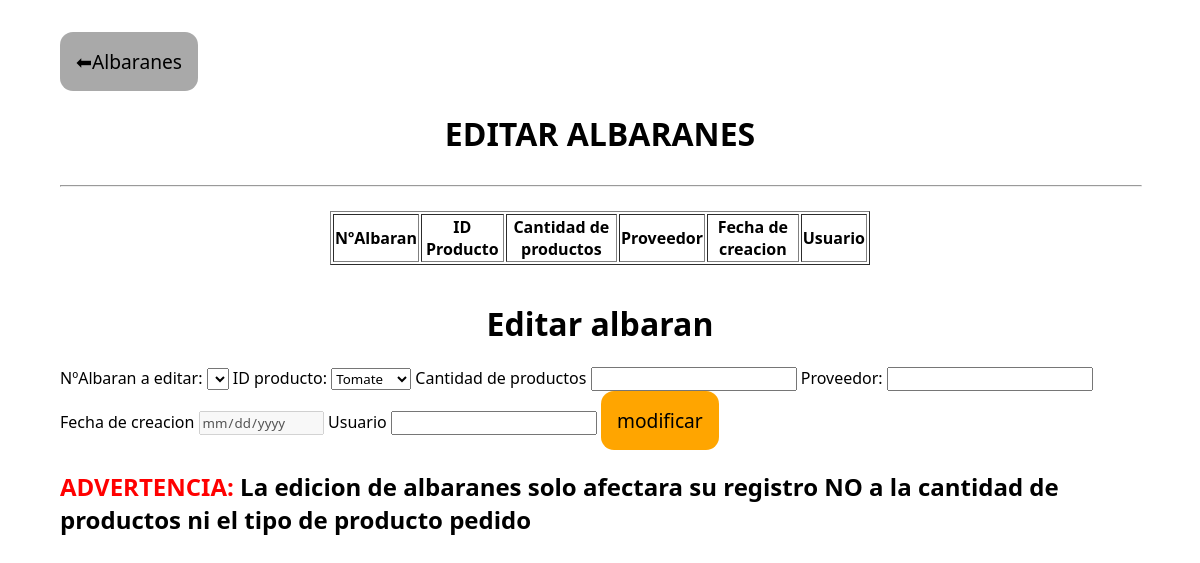
The page /albaranes/edit on the database as committed earlier.
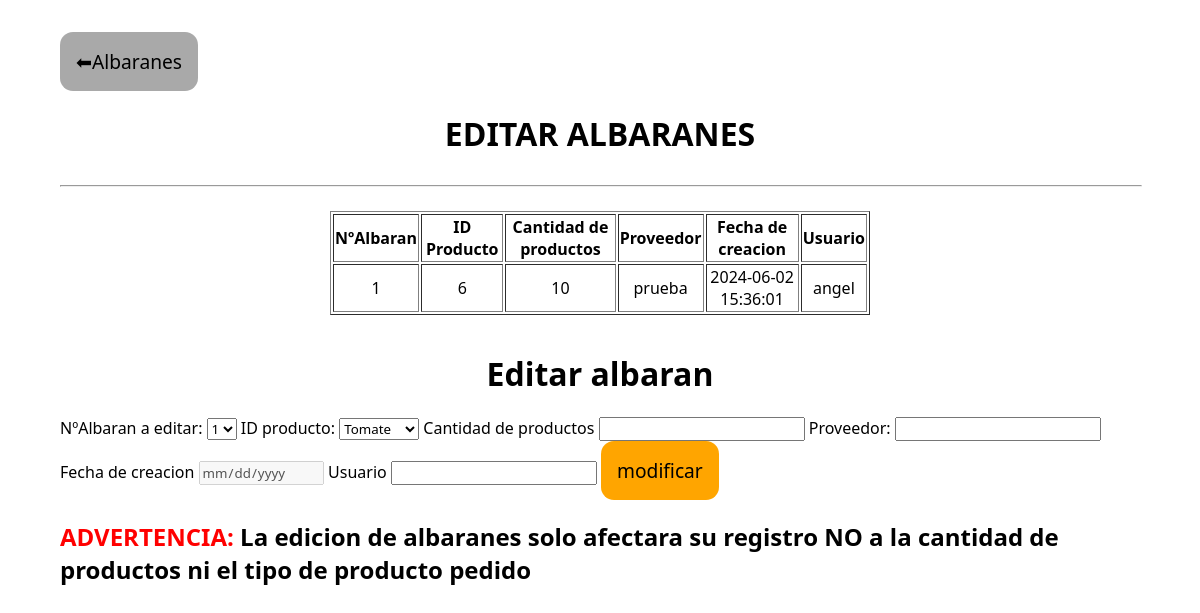
The same page on the database as committed later.
### models.py (models this page shows)
class Albaran(db.Model):
    __tablename__ = 'albaran'
    id_albaran = Column(Integer, primary_key=True,autoincrement=True)
    id_producto = Column(Integer,ForeignKey('producto.id_producto'),nullable=False)
    cantidad_pedido = Column(Integer, nullable=False)
    proveedor = Column(String(200),server_default='Proveedor de ejemplo')
    fecha_creacion = Column(TIMESTAMP,server_default = func.current_timestamp(), comment='Se guarda la fecha actual ya que se entiende que si se ha registrado en la base de datos significa que todo el proceso a sido un exito')
    usuario = Column(String(100),server_default='Usuario de ejemplo')

### routes.py (the view, shortened to what this page needs)
@main.route('/albaranes/edit', methods=["GET", "POST"])
def editar_albaranes():
    productos = Producto.query.all()
    albaranes = Albaran.query.all()
    formAlbaran = AlbaranForm()
    formEditAlbaran = AlbaranEditForm()
    formEditAlbaran.id_albaran.choices = [(albaran.id_albaran, albaran.id_albaran) for albaran in albaranes]
    formAlbaran.id_producto.choices = [(producto.id_producto, producto.nombre) for producto in productos]
    return render_template("albaranesEdit.html",form=formAlbaran,albaranes=albaranes,formEditAlbaran=formEditAlbaran)

### form.py
class AlbaranForm(FlaskForm):
    id_producto =  SelectField('id_producto', choices=[], coerce=int)
    cantidad_pedido = IntegerField('cantidad_pedido', validators=[validators.DataRequired(), validators.NumberRange(min=1)])
    proveedor = StringField('proveedor',[validators.Length(min=4, max=200)])
    usuario=StringField('proveedor',[validators.Length(min=2, max=100)])

class AlbaranEditForm(FlaskForm):
    id_albaran =  SelectField('id_albaran', choices=[], coerce=int)

### templates/albaranesEdit.html (shortened to what this page needs)
<!DOCTYPE html>
<html lang="en">
<head>
    <link rel="stylesheet" href="static/style.css">
</head>
<body style="
height: 90%;
width: 90%;
display: flex;
justify-content: center;
flex-direction: column;
align-content: center;
align-items: center;
margin: auto;
margin-top: 2rem;">
    <div style="
    display: flex;
    justify-content: space-between;
    width: 100%;
    ">
        <button style="
        padding: 1rem;
        border-radius: 13px;
        border: none;
        font-size: larger;
        color: black;
        background: darkgrey;">
        <a style="
        text-decoration: none;
        color: black;" href="/albaranes">⬅Albaranes</a></button>
    </div>
    <h1>EDITAR ALBARANES</h1>
    <hr style="width: 100%;">
    <table border style="
    text-align: center;
    width: 50%;
    margin: 1rem;">
        <thead>
           <tr>
               <th>NºAlbaran</th>
               <th>ID Producto</th>
               <th>Cantidad de productos</th>
               <th>Proveedor</th>
               <th>Fecha de creacion</th>
               <th>Usuario</th>
           </tr>
        </thead>
        <tbody>
           {% for albaran in albaranes %}
           <tr>
               <td>{{albaran.id_albaran}}</td>
               <td>{{albaran.id_producto}}</td>
               <td>{{albaran.cantidad_pedido}}</td>
               <td>{{albaran.proveedor}}</td>
               <td>{{albaran.fecha_creacion}}</td>
               <td>{{albaran.usuario}}</td>
           </tr>
           {% endfor %}
        </tbody>
       </table>
    <h1>Editar albaran</h1>
    <form method="post" >
        <label > NºAlbaran a editar: {{formEditAlbaran.id_albaran}}</label>
        <label >ID producto: {{form.id_producto}}</label>
        <label>Cantidad de productos {{form.cantidad_pedido}}</label>
        <label>Proveedor: {{form.proveedor}}</label>
        <label >Fecha de creacion <input placeholder="No se puede modificar" type="date" disabled></label>
        <label>Usuario {{form.usuario}}</label>
        <button type="submit" style="background-color: orange;">modificar</button>
    </form>
    <h2><span style="color: red;">ADVERTENCIA:</span> La edicion de albaranes solo afectara su registro NO a la cantidad de productos ni el tipo de producto pedido </h2>
</body>
</html>

Rows that differ between the two databases and show on the page:
added Albaran: id_albaran "1", id_producto "6", cantidad_pedido "10", proveedor "prueba", fecha_creacion "2024-06-02 15:36:01", usuario "angel"
Other text that changed with them:
form field id_albaran: (not shown) → "1"
